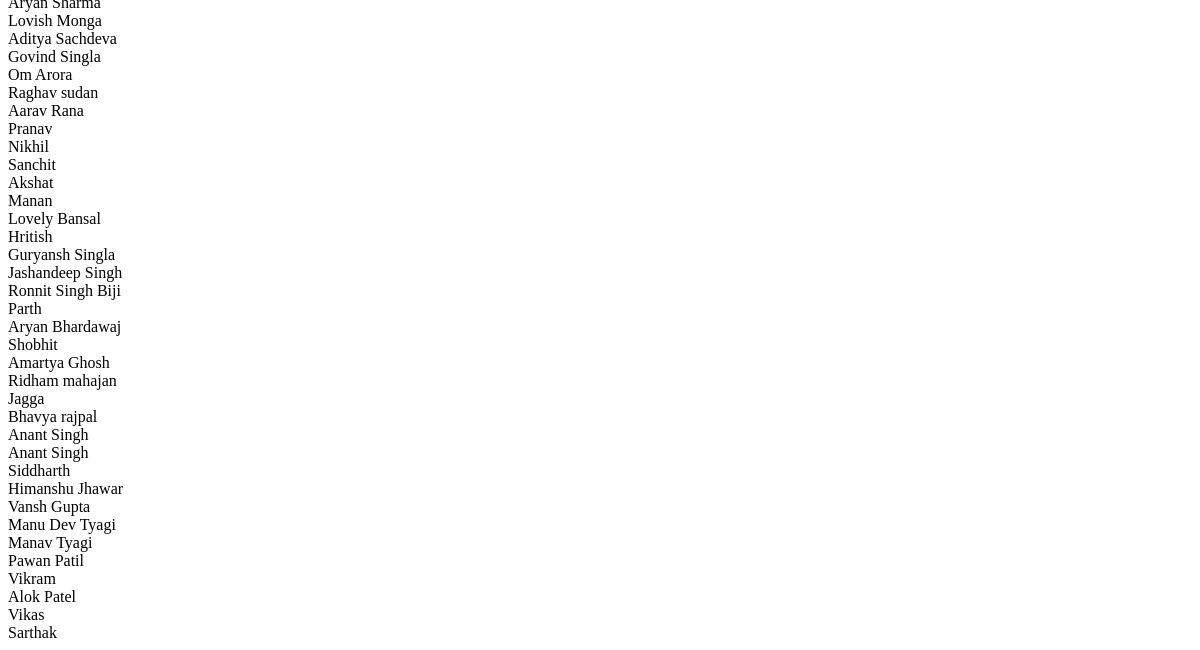
Before: / (lower part) with the older database file.
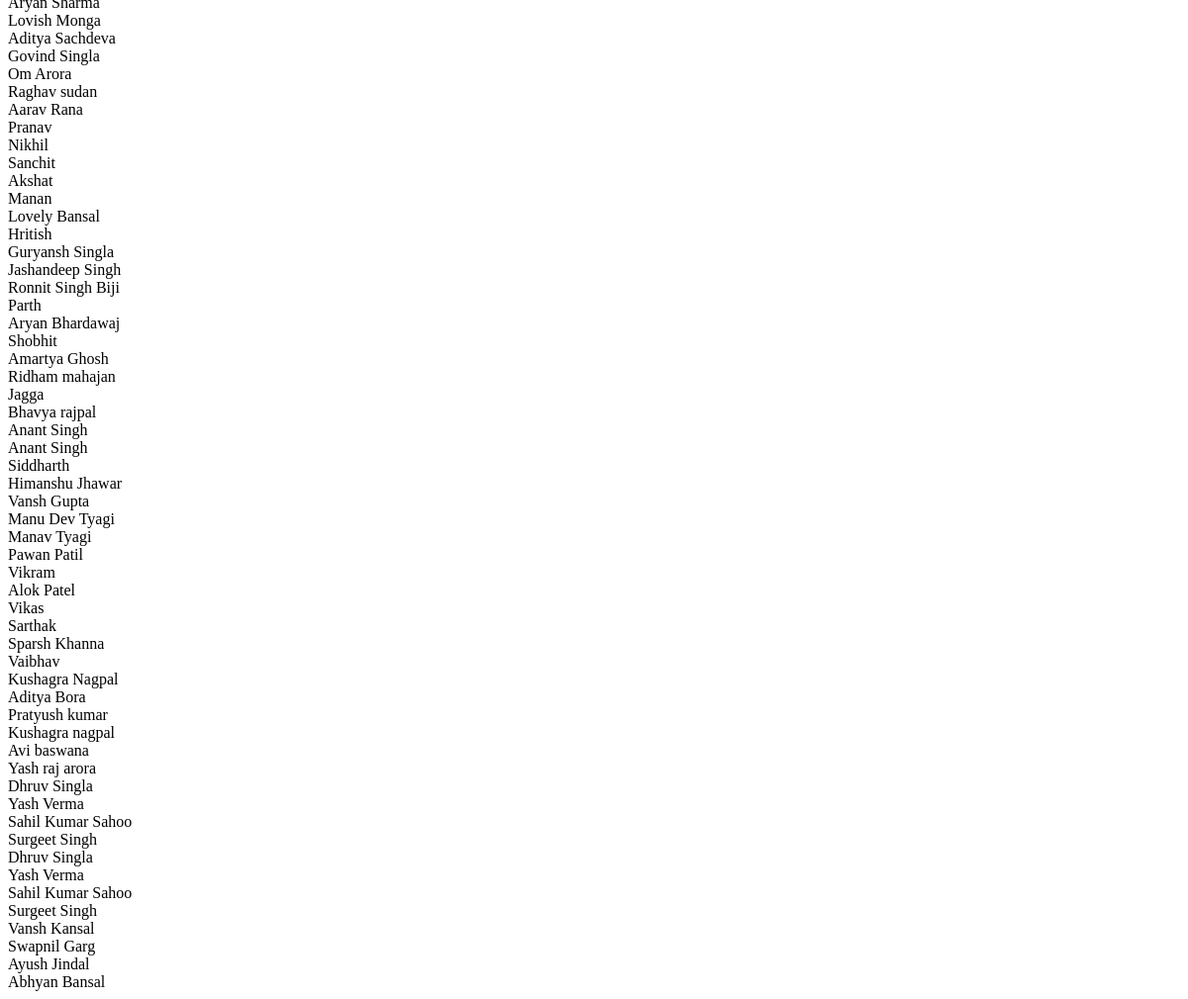
After: the same page with the newer database file.
### website/models.py (models this page shows, shortened)
class Member(models.Model):
    name1=models.CharField(max_length=50)
    name2=models.CharField(max_length=50)
    name3=models.CharField(max_length=50)
    name4=models.CharField(max_length=50)
    roll1=models.IntegerField()
    roll2=models.IntegerField()
    roll3=models.IntegerField()
    roll4=models.IntegerField()
    email1=models.EmailField(max_length=200)
    email2=models.EmailField(max_length=200)
    email3=models.EmailField(max_length=200)
    email4=models.EmailField(max_length=200)
    phone1=models.IntegerField()
    phone2=models.IntegerField()
    phone3=models.IntegerField()
    phone4=models.IntegerField()
    tname=models.CharField(max_length=100)

### website/views.py (the view)
# urls.py: path('',views.home, name="home"),
def home(request):
    all_members=Member.objects.all
    return render(request, 'home.html' ,{'all':all_members})

### website/templates/home.html (shortened to what this page needs)
{% for item in all %}
    {{ item.name1 }}<br/>
    {{ item.name2 }}<br/>
    {{ item.name3 }}<br/>
    {{ item.name4 }}<br/>
{% endfor %}

Changed rows visible on the page:
added Member: name1 "Sparsh Khanna", name2 "Vaibhav", name3 "Kushagra Nagpal", name4 "Aditya Bora"
added Member: name1 "Pratyush kumar", name2 "Kushagra nagpal", name3 "Avi baswana", name4 "Yash raj arora"
added Member: name1 "Dhruv Singla", name2 "Yash Verma", name3 "Sahil Kumar Sahoo", name4 "Surgeet Singh"
added Member: name1 "Dhruv Singla", name2 "Yash Verma", name3 "Sahil Kumar Sahoo", name4 "Surgeet Singh"
added Member: name1 "Vansh Kansal", name2 "Swapnil Garg", name3 "Ayush Jindal", name4 "Abhyan Bansal"
